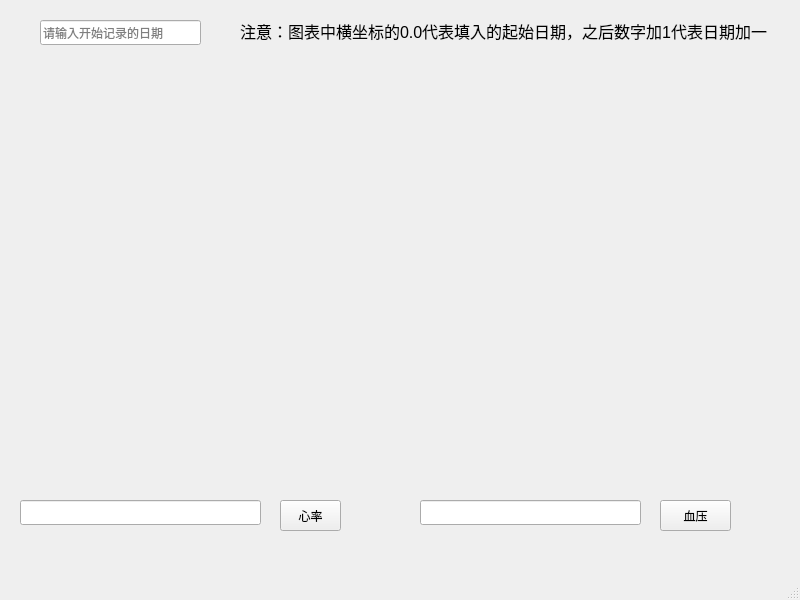
<?xml version="1.0" encoding="UTF-8"?>
<ui version="4.0">
 <class>InChartX</class>
 <widget class="QMainWindow" name="InChartX">
  <property name="geometry">
   <rect>
    <x>0</x>
    <y>0</y>
    <width>800</width>
    <height>600</height>
   </rect>
  </property>
  <property name="windowTitle">
   <string>InChartX</string>
  </property>
  <widget class="QWidget" name="centralwidget">
   <widget class="QPushButton" name="pushButton">
    <property name="geometry">
     <rect>
      <x>280</x>
      <y>500</y>
      <width>61</width>
      <height>31</height>
     </rect>
    </property>
    <property name="text">
     <string>心率</string>
    </property>
   </widget>
   <widget class="QLineEdit" name="lineEdit">
    <property name="geometry">
     <rect>
      <x>20</x>
      <y>500</y>
      <width>241</width>
      <height>25</height>
     </rect>
    </property>
   </widget>
   <widget class="QPushButton" name="pushButton_3">
    <property name="geometry">
     <rect>
      <x>660</x>
      <y>500</y>
      <width>71</width>
      <height>31</height>
     </rect>
    </property>
    <property name="text">
     <string>血压</string>
    </property>
   </widget>
   <widget class="QChartView" name="widget" native="true">
    <property name="geometry">
     <rect>
      <x>40</x>
      <y>70</y>
      <width>701</width>
      <height>411</height>
     </rect>
    </property>
   </widget>
   <widget class="QLineEdit" name="lineEdit_2">
    <property name="geometry">
     <rect>
      <x>40</x>
      <y>20</y>
      <width>161</width>
      <height>25</height>
     </rect>
    </property>
    <property name="placeholderText">
     <string>请输入开始记录的日期</string>
    </property>
   </widget>
   <widget class="QLabel" name="label">
    <property name="geometry">
     <rect>
      <x>240</x>
      <y>10</y>
      <width>541</width>
      <height>41</height>
     </rect>
    </property>
    <property name="font">
     <font>
      <pointsize>12</pointsize>
     </font>
    </property>
    <property name="text">
     <string>注意：图表中横坐标的0.0代表填入的起始日期，之后数字加1代表日期加一</string>
    </property>
   </widget>
   <widget class="QLineEdit" name="lineEdit_3">
    <property name="geometry">
     <rect>
      <x>420</x>
      <y>500</y>
      <width>221</width>
      <height>25</height>
     </rect>
    </property>
   </widget>
  </widget>
  <widget class="QMenuBar" name="menubar">
   <property name="geometry">
    <rect>
     <x>0</x>
     <y>0</y>
     <width>800</width>
     <height>28</height>
    </rect>
   </property>
  </widget>
  <widget class="QStatusBar" name="statusbar"/>
 </widget>
 <customwidgets>
  <customwidget>
   <class>QChartView</class>
   <extends>QWidget</extends>
   <header>qchartview.h</header>
   <container>1</container>
  </customwidget>
 </customwidgets>
 <resources/>
 <connections/>
</ui>
